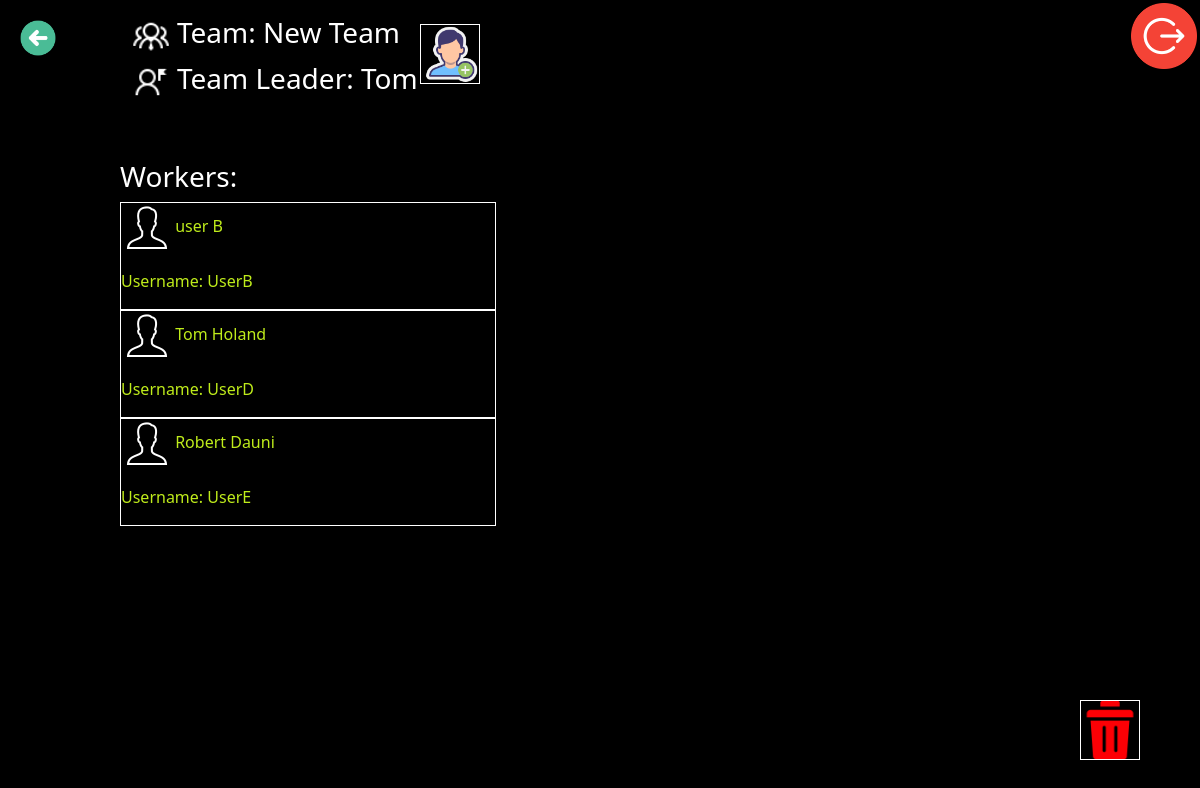
Page /tasks/list-workers/18 (signed in) on the committed database.
### listWorkers/models.py (models this page shows, shortened)
class TeamsList(Model):
    id_admin = IntegerField("id_admin", max_length=1000, null=False)
    name_team = CharField("name_team", max_length=1000, null=False)
    class Meta:
        verbose_name = "Teams"
        verbose_name_plural = "Teams"

class Workers(Model):
    id_team = IntegerField("id_team", max_length=1000, null=True)
    id_admin = IntegerField("id_admin", max_length=1000, null=True)
    id_worker = IntegerField("id_worker", max_length=1000, null=False)
    username = CharField("username", max_length=1000, null=False)
    first_name = CharField("first_name", max_length=1000, null=False)
    last_name = CharField("last_name", max_length=1000, null=False)
    class Meta:
        verbose_name = "Workers"
        verbose_name_plural = "Workers"

### listWorkers/views.py (the view)
# urls.py: path("list-workers/<int:id_team>", list_workers, name="list_workers"),
def list_workers(request, id_team):
    iduser = request.user.id
    check_log(iduser)
    nameteam = TeamsList.objects.filter(id=id_team)
    info_admin = "a"
    for i in nameteam:
        info_admin = i.id_admin
    name_admin = User.objects.filter(id=info_admin)
    db = Workers.objects.filter(id_team=id_team)
    data = {
        "db": db,
        "id_team": id_team,
        "nameteam": nameteam,
        "name_admin": name_admin,
    }
    return render(request, "listWorkers/list_workers.html", context=data)

### listWorkers/views.py (called while the page is built)
def check_log(id_user):
    if id_user:
        pass
    else:
        raise PermissionDenied()

### listWorkers/templates/listWorkers/list_workers.html (shortened to what this page needs)
{% extends 'listWorkers/base.html' %}
{% load static %}
{% block css_aditional %}
<link rel="stylesheet" href="{% static 'listWorkers/css/list_workers.css'%}">
{% endblock %}
{% block content %}
<a href="{% url 'logout' %}"><img align="right" src="/static/listWorkers/img/logout.png" id="logout">  </a>
<a href="{% url 'profile_user' %}"> <img id="back" src="/static/listWorkers/img/back2.png"> </a>
<a href="{% url 'add_an_employee' id_team %}"><img id="add_employee" src="/static/listWorkers/img/add_worker.png"></a>
    <div id="info_team">
    {% for item in nameteam %}
        <h3 id="name_team"> <img id="teams2" src="/static/listWorkers/img/teams2.png"> Team:  {{item.name_team}} </h3>
    {% endfor %}
    {% for item in name_admin %}
         <h3 id="info_admin"> <img id="leader" src="/static/listWorkers/img/leader.png"> Team Leader:  {{item.first_name}}  </h3>
    {% endfor %}
    </div>
    <div id="block">
        <h3 id="workers"> Workers: </h3>
        {% for item in db %}
            <div id="block_employe">
            <p> <img id="employee" src="/static/listWorkers/img/employee.png"> <a id="info_employee" href="{% url 'task_list_url' item.id_team item.id_worker %}">{{item.first_name}} {{item.last_name}} <br> <p id="username">Username: {{item.username}}</p></a>
            </div>
                {% endfor %}
    </div>
<a href="{% url 'delete_team' id_team %}"> <img  id="del_team" src="/static/listWorkers/img/delete3.png"> </a>
{% endblock %}

### listWorkers/static/listWorkers/css/list_workers.css (style rules this page uses)
body { background-color: black; }
img[id=logout] { width:50pt; position: absolute; top: 2pt; right: 2pt; }
img[id=back] { width: 3%; position: absolute; top: 15pt; left: 15pt; }
img[id=add_employee] { width: 5%; position: absolute; top: 3%; left: 35%; border: solid 1px white; }
div[id=info_team] { width: 300pt; position: absolute; top: 2%; left: 10%; }
h3[id=name_team] { color:white; }
img[id=teams2] { width:10%; }
h3[id=info_admin] { color:white; }
img[id=leader] { width:10%; }
div[id=block] { width: 300pt; position: absolute; top: 20%; left: 9%; }
div[id=block_employe] { border: solid 1px white; }
h3[id=workers] { color: white; }
a[id=info_employee] { color: #BFEC1B; text-decoration: none; }
p[id=username] { color: white; }
img[id=del_team] { width: 5%; position: absolute; bottom: 5%; right: 5%; border: solid 1px white; }

### rows in the picture
TeamsList: name_team "New Team"
Workers: first_name "user", last_name "B", username "UserB"
Workers: first_name "Tom", last_name "Holand", username "UserD"
Workers: first_name "Robert", last_name "Dauni", username "UserE"

### other values in the picture
{{ item.first_name }} "Tom"
